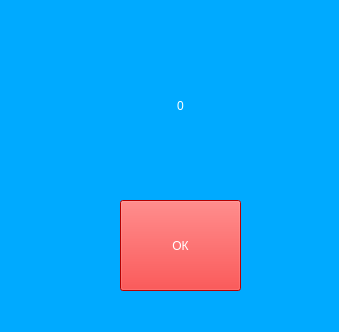
<?xml version="1.0" encoding="UTF-8"?>
<ui version="4.0">
 <class>MainWindow</class>
 <widget class="QMainWindow" name="MainWindow">
  <property name="geometry">
   <rect>
    <x>0</x>
    <y>0</y>
    <width>339</width>
    <height>332</height>
   </rect>
  </property>
  <property name="windowTitle">
   <string/>
  </property>
  <property name="styleSheet">
   <string notr="true">QMainWindow
{
	background-color: rgb(0, 170, 255);
}

QPushButton
{

}

QPushButton:selected
{
	outline: none;
}

QPushButton:active
{
	outline: none;
}</string>
  </property>
  <widget class="QWidget" name="centralwidget">
   <widget class="QPushButton" name="ok_button">
    <property name="geometry">
     <rect>
      <x>120</x>
      <y>200</y>
      <width>121</width>
      <height>91</height>
     </rect>
    </property>
    <property name="styleSheet">
     <string notr="true">background-color: rgb(255, 0, 0);
color: rgb(255, 255, 255);
font: 26pt &quot;OCR A Extended&quot;;</string>
    </property>
    <property name="text">
     <string>ОК</string>
    </property>
   </widget>
   <widget class="QLabel" name="counter">
    <property name="geometry">
     <rect>
      <x>140</x>
      <y>70</y>
      <width>81</width>
      <height>71</height>
     </rect>
    </property>
    <property name="styleSheet">
     <string notr="true">font: 36pt &quot;MS Shell Dlg 2&quot;;
color: rgb(255, 255, 255);</string>
    </property>
    <property name="text">
     <string>0</string>
    </property>
    <property name="alignment">
     <set>Qt::AlignCenter</set>
    </property>
   </widget>
  </widget>
 </widget>
 <resources/>
 <connections/>
</ui>
